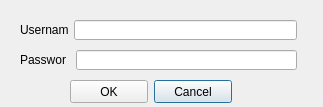
<?xml version="1.0" encoding="UTF-8"?>
<ui version="4.0">
 <class>Login</class>
 <widget class="QDialog" name="Login">
  <property name="geometry">
   <rect>
    <x>0</x>
    <y>0</y>
    <width>323</width>
    <height>107</height>
   </rect>
  </property>
  <property name="minimumSize">
   <size>
    <width>323</width>
    <height>107</height>
   </size>
  </property>
  <property name="maximumSize">
   <size>
    <width>323</width>
    <height>107</height>
   </size>
  </property>
  <property name="windowTitle">
   <string>Dialog</string>
  </property>
  <widget class="QLabel" name="label_2">
   <property name="geometry">
    <rect>
     <x>20</x>
     <y>50</y>
     <width>46</width>
     <height>20</height>
    </rect>
   </property>
   <property name="text">
    <string>Password</string>
   </property>
  </widget>
  <widget class="QLineEdit" name="lineEdit">
   <property name="geometry">
    <rect>
     <x>74</x>
     <y>20</y>
     <width>223</width>
     <height>20</height>
    </rect>
   </property>
  </widget>
  <widget class="QLabel" name="label">
   <property name="geometry">
    <rect>
     <x>20</x>
     <y>20</y>
     <width>48</width>
     <height>20</height>
    </rect>
   </property>
   <property name="text">
    <string>Username</string>
   </property>
  </widget>
  <widget class="QPushButton" name="cancelButton">
   <property name="geometry">
    <rect>
     <x>154</x>
     <y>80</y>
     <width>78</width>
     <height>23</height>
    </rect>
   </property>
   <property name="text">
    <string>Cancel</string>
   </property>
  </widget>
  <widget class="QPushButton" name="okButton">
   <property name="geometry">
    <rect>
     <x>70</x>
     <y>80</y>
     <width>78</width>
     <height>23</height>
    </rect>
   </property>
   <property name="text">
    <string>OK</string>
   </property>
  </widget>
  <widget class="QLineEdit" name="lineEdit_2">
   <property name="enabled">
    <bool>true</bool>
   </property>
   <property name="geometry">
    <rect>
     <x>76</x>
     <y>50</y>
     <width>221</width>
     <height>20</height>
    </rect>
   </property>
   <property name="echoMode">
    <enum>QLineEdit::Password</enum>
   </property>
  </widget>
 </widget>
 <tabstops>
  <tabstop>okButton</tabstop>
  <tabstop>cancelButton</tabstop>
  <tabstop>lineEdit</tabstop>
  <tabstop>lineEdit_2</tabstop>
 </tabstops>
 <resources/>
 <connections>
  <connection>
   <sender>cancelButton</sender>
   <signal>clicked()</signal>
   <receiver>Login</receiver>
   <slot>close()</slot>
   <hints>
    <hint type="sourcelabel">
     <x>209</x>
     <y>89</y>
    </hint>
    <hint type="destinationlabel">
     <x>273</x>
     <y>79</y>
    </hint>
   </hints>
  </connection>
 </connections>
</ui>
